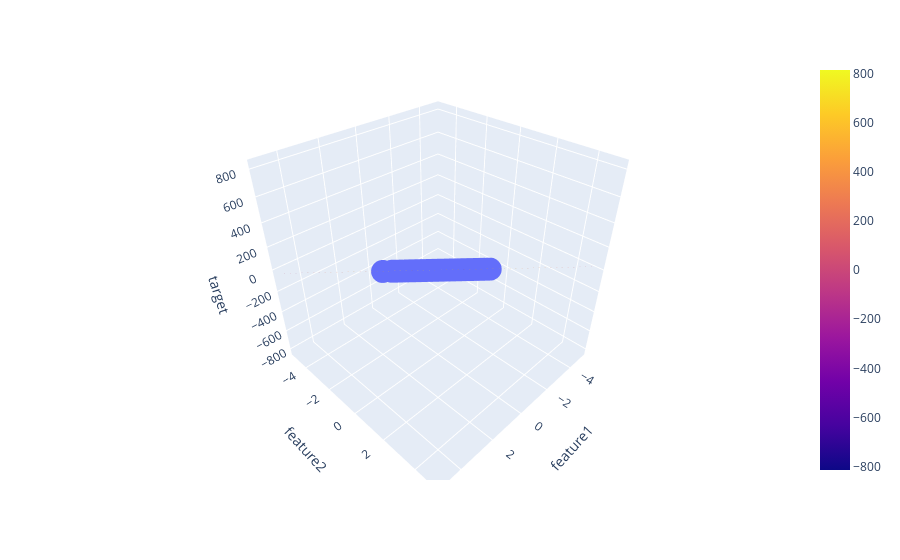

Notebook code for this chart:
### Code cell
fig = px.scatter_3d(df, x='feature1', y='feature2', z='target')

fig.add_trace(go.Surface(x = x, y = y, z =z ))

fig.show()

### Figure 1 — Plotly figure (JSON) as saved in the notebook; plotly's stock layout.template omitted (floating-point values rounded to 4 significant figures; data arrays with more than 128 entries replaced by an {"elided": "..."} marker saying what was removed)
{"data": [{"hovertemplate": "feature1=%{x}<br>feature2=%{y}<br>target=%{z}<extra></extra>", "legendgroup": "", "marker": {"color": "#636efa", "symbol": "circle"}, "mode": "markers", "name": "", "scene": "scene", "showlegend": false, "type": "scatter3d", "x": {"elided": "200 float values"}, "y": {"elided": "200 float values"}, "z": {"elided": "200 float values"}}, {"type": "surface", "x": [-5, -3.889, -2.778, -1.667, -0.5556, 0.5556, 1.667, 2.778, 3.889, 5], "y": [-5, -3.889, -2.778, -1.667, -0.5556, 0.5556, 1.667, 2.778, 3.889, 5], "z": [[-813.8, -726.7, -639.7, -552.7, -465.6, -378.6, -291.6, -204.5, -117.5, -30.44], [-720.0, -632.9, -545.9, -458.9, -371.8, -284.8, -197.8, -110.7, -23.68, 63.36], [-626.2, -539.1, -452.1, -365.1, -278.0, -191.0, -104.0, -16.91, 70.12, 157.2], [-532.4, -445.3, -358.3, -271.3, -184.2, -97.18, -10.15, 76.89, 163.9, 251.0], [-438.6, -351.5, -264.5, -177.5, -90.42, -3.383, 83.65, 170.7, 257.7, 344.8], [-344.8, -257.7, -170.7, -83.65, 3.383, 90.42, 177.5, 264.5, 351.5, 438.6], [-251.0, -163.9, -76.89, 10.15, 97.18, 184.2, 271.3, 358.3, 445.3, 532.4], [-157.2, -70.12, 16.91, 104.0, 191.0, 278.0, 365.1, 452.1, 539.1, 626.2], [-63.36, 23.68, 110.7, 197.8, 284.8, 371.8, 458.9, 545.9, 632.9, 720.0], [30.44, 117.5, 204.5, 291.6, 378.6, 465.6, 552.7, 639.7, 726.7, 813.8]]}], "layout": {"legend": {"tracegroupgap": 0}, "margin": {"t": 60}, "scene": {"domain": {"x": [0, 1], "y": [0, 1]}, "xaxis": {"title": {"text": "feature1"}}, "yaxis": {"title": {"text": "feature2"}}, "zaxis": {"title": {"text": "target"}}}}}
